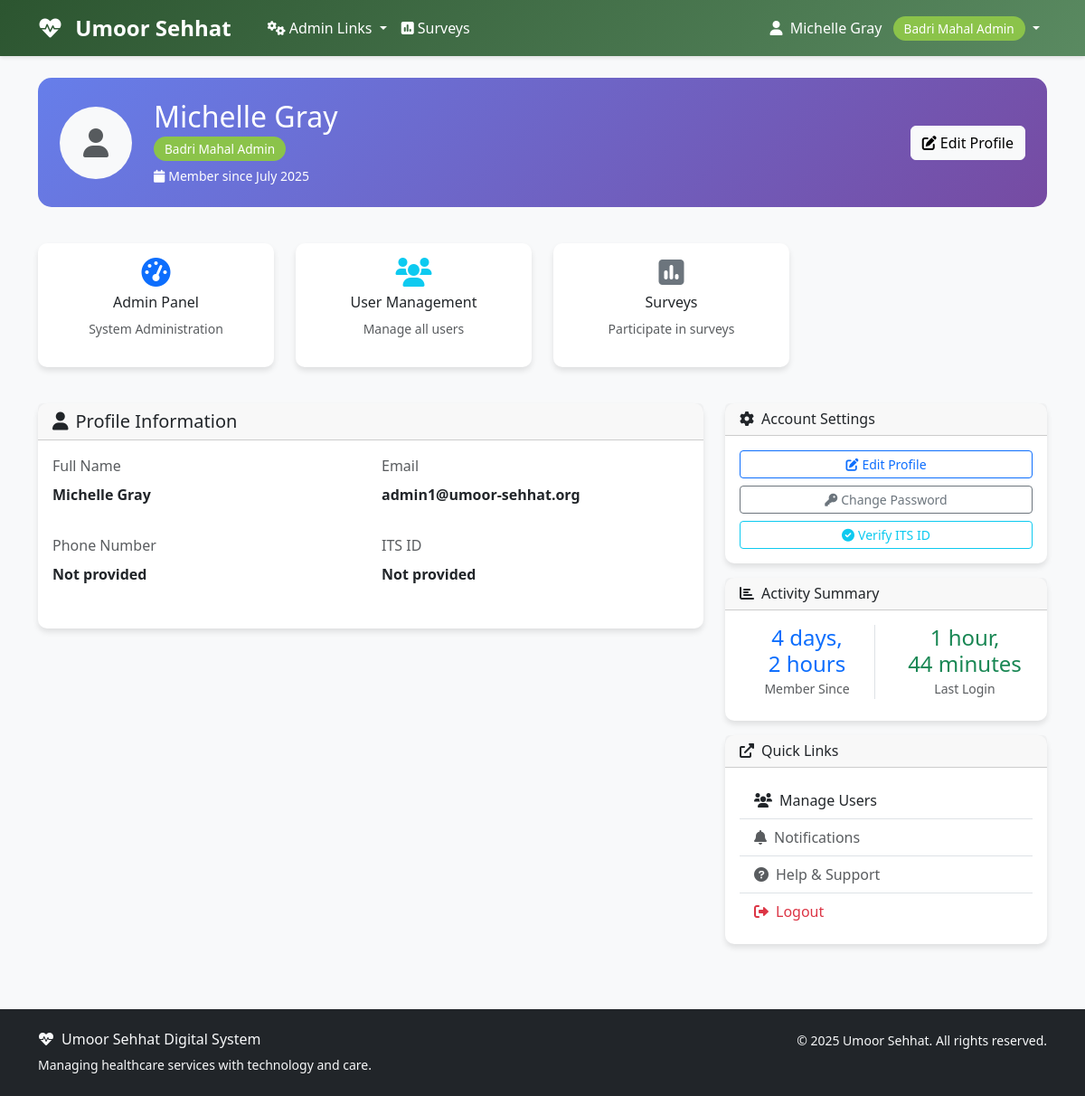
Page /accounts/profile/ (signed in) on the earlier database version.
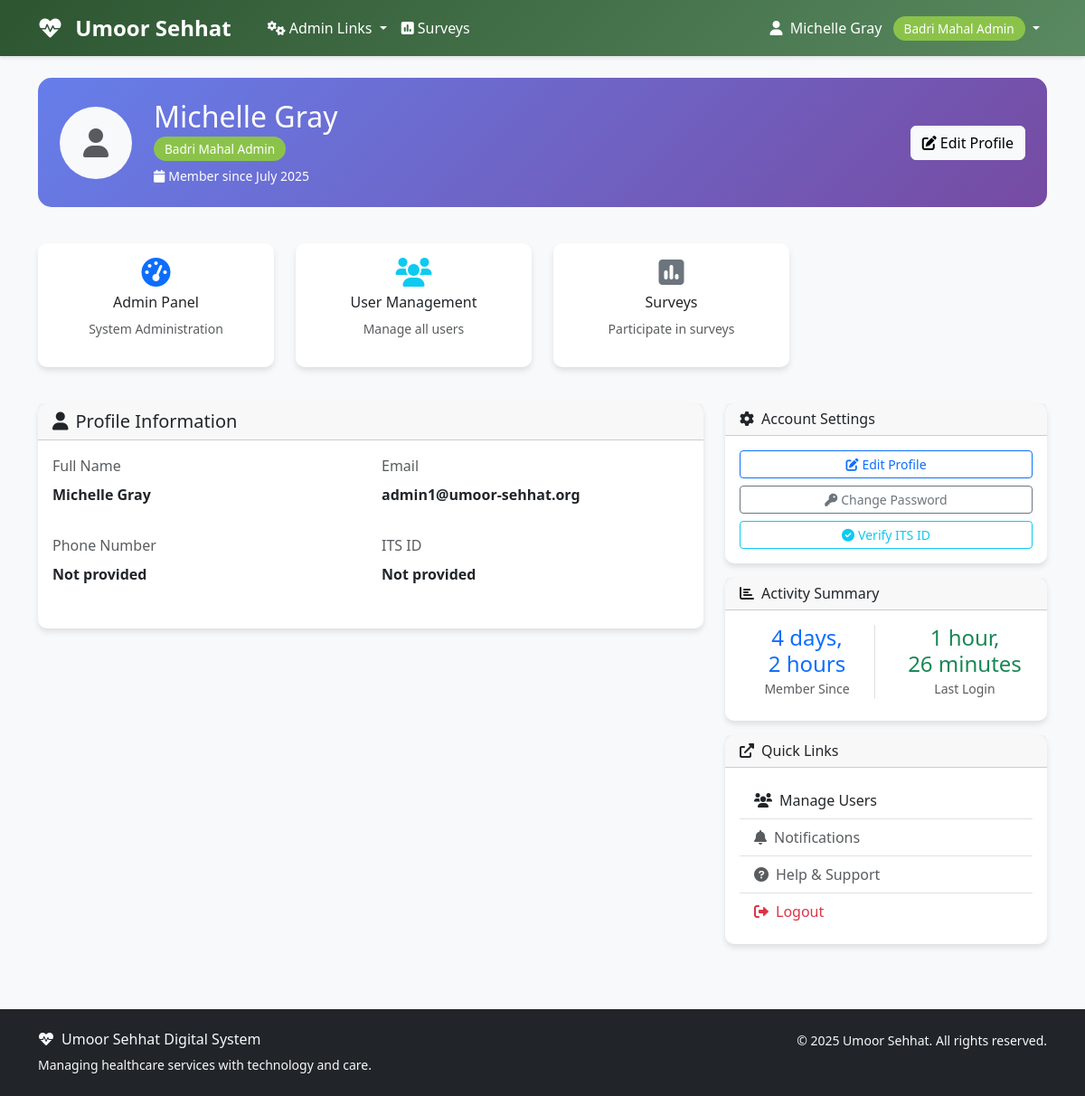
Same page on the later database version.
### accounts/models.py (models this page shows, shortened)
class User(AbstractUser):
    ROLE_CHOICES = [
        ('aamil', 'Aamil'),
        ('moze_coordinator', 'Moze Coordinator'),
        ('doctor', 'Doctor'),
        ('student', 'Student'),
        ('badri_mahal_admin', 'Badri Mahal Admin'),
    ]
    role = models.CharField(max_length=20, choices=ROLE_CHOICES, default='student')
    its_id = models.CharField(
        max_length=8,
        unique=True,
        null=True,
        blank=True,
        validators=[RegexValidator(
            regex=r'^\d{8}$',
            message='ITS ID must be exactly 8 digits',
            code='invalid_its_id'
        )],
        help_text='8-digit ITS ID'
    )
    phone_number = models.CharField(max_length=15, blank=True, null=True)
    profile_photo = models.URLField(blank=True, null=True)
    arabic_name = models.CharField(max_length=100, blank=True, null=True)
    age = models.PositiveIntegerField(blank=True, null=True)
    verified_certificate = models.FileField(upload_to='certificates/', blank=True, null=True)
    specialty = models.CharField(max_length=100, blank=True, null=True)
    college = models.CharField(max_length=100, blank=True, null=True)  # For students
    specialization = models.CharField(max_length=100, blank=True, null=True)  # For students
    created_at = models.DateTimeField(auto_now_add=True)
    updated_at = models.DateTimeField(auto_now=True)
    def get_full_name(self):
        if self.arabic_name:
            return self.arabic_name
        return super().get_full_name() or self.username
    @property
    def is_aamil(self):
        return self.role == 'aamil'
    @property
    def is_moze_coordinator(self):
        return self.role == 'moze_coordinator'
    @property
    def is_doctor(self):
        return self.role == 'doctor'
    @property
    def is_student(self):
        return self.role == 'student'
    @property
    def is_admin(self):
        return self.role == 'badri_mahal_admin' or self.is_superuser
    class Meta:
        verbose_name = 'User'
        verbose_name_plural = 'Users'
        ordering = ['first_name', 'last_name']

### accounts/views.py (the view, shortened to what this page needs)
# urls.py: path('profile/', views.ProfileView.as_view(), name='profile'),
class ProfileView(LoginRequiredMixin, TemplateView):
    template_name = 'accounts/profile.html'
    def get_context_data(self, **kwargs):
        context = super().get_context_data(**kwargs)
        user = self.request.user
        profile, created = UserProfile.objects.get_or_create(user=user)
        context.update({
            'user': user,
            'profile': profile,
            'role_display': user.get_role_display(),
        })
        return context

### templates/accounts/profile.html (shortened to what the changed rows need)
{% extends 'base.html' %}
{% block content %}
<div class="container">
    <div class="row">
        <div class="col-12 mb-4">
            <div class="dashboard-card">
                <div class="row align-items-center">
                    <div class="col">
                        <h2 class="mb-1">{{ user.get_full_name|default:user.username }}</h2>
                        <p class="mb-2">
                            <span class="role-badge">{{ user.get_role_display }}</span>
                        </p>
                        <p class="mb-0 small">
                            <i class="fas fa-calendar me-1"></i>Member since {{ user.date_joined|date:"F Y" }}
                        </p>
                    </div>
                </div>
            </div>
        </div>
        <div class="col-md-8">
            <div class="card">
                <div class="card-body">
                    <div class="row">
                        <div class="col-sm-6 mb-3">
                            <label class="form-label text-muted">Full Name</label>
                            <p class="fw-bold">{{ user.get_full_name|default:"Not provided" }}</p>
                        </div>
                        <div class="col-sm-6 mb-3">
                            <label class="form-label text-muted">Email</label>
                            <p class="fw-bold">{{ user.email|default:"Not provided" }}</p>
                        </div>
                        <div class="col-sm-6 mb-3">
                            <label class="form-label text-muted">Phone Number</label>
                            <p class="fw-bold">{{ user.phone_number|default:"Not provided" }}</p>
                        </div>
                        <div class="col-sm-6 mb-3">
                            <label class="form-label text-muted">ITS ID</label>
                            <p class="fw-bold">{{ user.its_id|default:"Not provided" }}</p>
                        </div>
                    </div>
                </div>
            </div>
        </div>
        <div class="col-md-4">
            <div class="card mt-3">
                <div class="card-body">
                    <div class="row text-center">
                        <div class="col-6 mb-2">
                            <div class="border-end">
                                <h4 class="text-primary mb-0">{{ user.date_joined|timesince }}</h4>
                                <small class="text-muted">Member Since</small>
                            </div>
                        </div>
                        <div class="col-6 mb-2">
                            <h4 class="text-success mb-0">{{ user.last_login|timesince }}</h4>
                            <small class="text-muted">Last Login</small>
                        </div>
                    </div>
                </div>
            </div>
        </div>
    </div>
</div>
{% endblock %}

### templates/base.html (shortened to what this page needs)
<!DOCTYPE html>
<html lang="en">
<head>
    <link href="https://cdn.jsdelivr.net/npm/bootstrap@5.3.0/dist/css/bootstrap.min.css" rel="stylesheet">
    <link href="https://cdnjs.cloudflare.com/ajax/libs/font-awesome/6.0.0/css/all.min.css" rel="stylesheet">
</head>
<body>
    <nav class="navbar navbar-expand-lg navbar-custom">
        <div class="container">
            <a class="navbar-brand text-white" href="{% url 'dashboard' %}">
                <i class="fas fa-heartbeat me-2"></i>
                Umoor Sehhat
            </a>
            <div class="collapse navbar-collapse" id="navbarNav">
                {% if user.is_authenticated %}
                    <ul class="navbar-nav me-auto">
                        {% if user.is_admin %}
                            <li class="nav-item dropdown">
                                <a class="nav-link dropdown-toggle" href="#" id="adminDropdown" role="button" data-bs-toggle="dropdown" aria-expanded="false">
                                    <i class="fas fa-cogs me-1"></i>Admin Links
                                </a>
                            </li>
                        {% endif %}
                        <li class="nav-item">
                            <a class="nav-link" href="{% url 'surveys:list' %}" class="text-decoration-none">
                                <i class="fas fa-poll me-1"></i>Surveys
                            </a>
                        </li>
                    </ul>
                    <ul class="navbar-nav">
                        <li class="nav-item dropdown">
                            <a class="nav-link dropdown-toggle" href="#" id="navbarDropdown" role="button" data-bs-toggle="dropdown">
                                <i class="fas fa-user me-1"></i>
                                {{ user.get_full_name|default:user.username }}
                                <span class="role-badge ms-2">{{ user.get_role_display }}</span>
                            </a>
                        </li>
                    </ul>
                {% endif %}
            </div>
        </div>
    </nav>
    <main class="container-fluid py-4">
        {% block content %}{% endblock %}
    </main>
    <footer class="bg-dark text-light py-4 mt-5">
        <div class="container">
            <div class="row">
                <div class="col-md-6">
                    <h6><i class="fas fa-heartbeat me-2"></i>Umoor Sehhat Digital System</h6>
                    <p class="small mb-0">Managing healthcare services with technology and care.</p>
                </div>
                <div class="col-md-6 text-md-end">
                    <p class="small mb-0">
                        &copy; {% now "Y" %} Umoor Sehhat. All rights reserved.
                    </p>
                </div>
            </div>
        </div>
    </footer>
</body>
</html>

Differences in the rows shown:
changed User "Michelle Gray": last_login "1 hour, 44 minutes" → "1 hour, 26 minutes"
